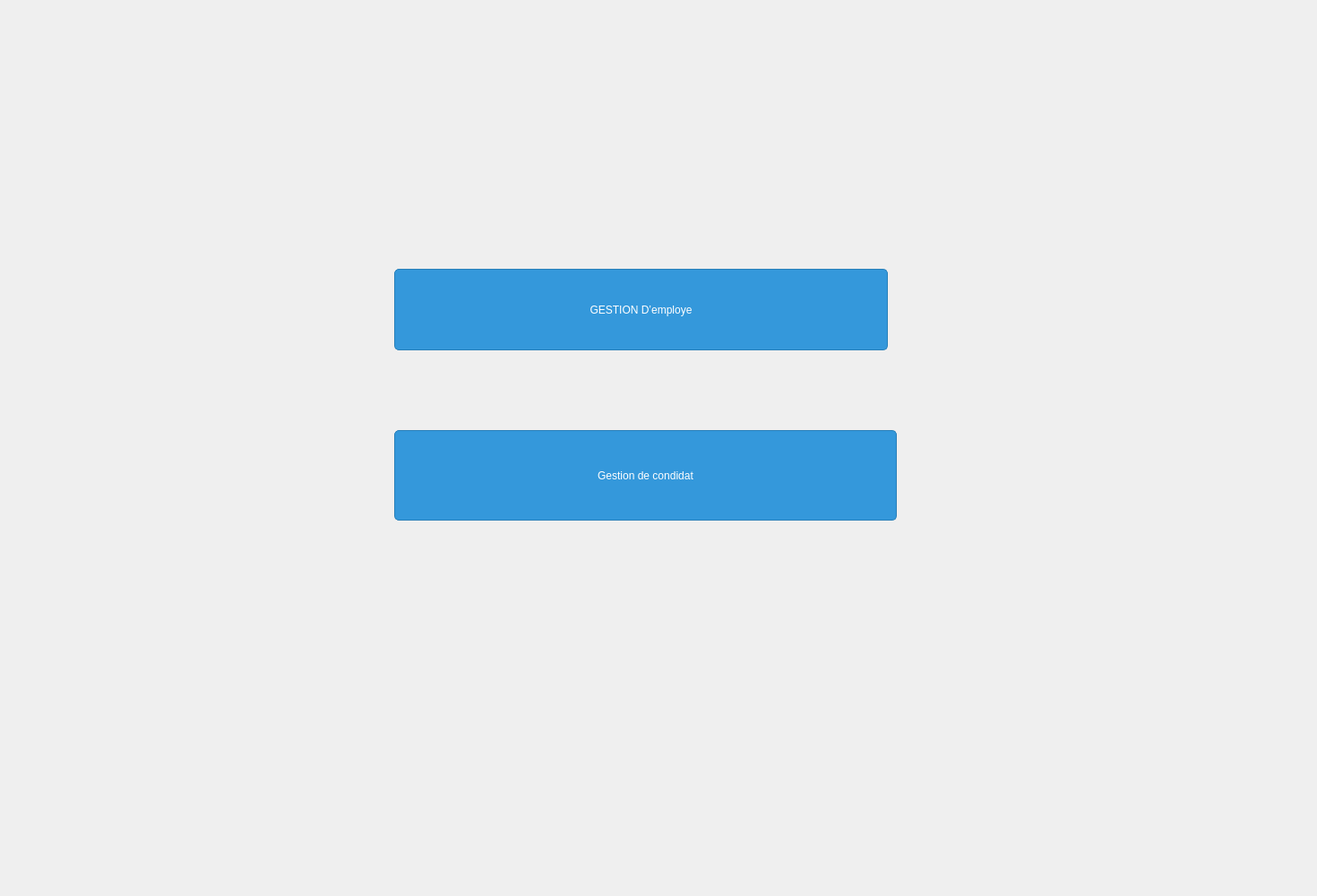
<?xml version="1.0" encoding="UTF-8"?>
<ui version="4.0">
 <class>pagemenu</class>
 <widget class="QDialog" name="pagemenu">
  <property name="geometry">
   <rect>
    <x>0</x>
    <y>0</y>
    <width>1470</width>
    <height>1000</height>
   </rect>
  </property>
  <property name="windowTitle">
   <string>Dialog</string>
  </property>
  <property name="styleSheet">
   <string notr="true"/>
  </property>
  <widget class="QLabel" name="label">
   <property name="geometry">
    <rect>
     <x>-300</x>
     <y>-170</y>
     <width>1871</width>
     <height>1411</height>
    </rect>
   </property>
   <property name="minimumSize">
    <size>
     <width>1871</width>
     <height>0</height>
    </size>
   </property>
   <property name="maximumSize">
    <size>
     <width>1871</width>
     <height>1411</height>
    </size>
   </property>
   <property name="styleSheet">
    <string notr="true">border-image: url(:/img/img/OIP (2).jfif);

/* Style for QLabel */
QLabel {
    color: white; /* Text color for labels to match the overall theme */
    font-size: 16px; /* Adjust font size as needed */
    font-weight: bold; /* Make the text bold if desired */
    margin: 5px; /* Adjust margin as needed */
}QPushButton {
    background-color: #3498db; /* Blue color for buttons */
    border: 1px solid #2980b9; /* Darker blue border */
    border-radius: 5px; /* Smaller border radius for a sleeker look */
    font: 28pt &quot;Bebas Neue&quot;; /* Font style and size */
    padding: 5px 10px; /* Adjusted padding */
    color: white; /* Text color on buttons */
}

QPushButton:hover {
    background-color: #2980b9; /* Darker blue on hover */
    border-color: #1f618d; /* Slightly lighter blue for the border */
}

QPushButton:pressed {
    background-color: #1f618d; /* Even darker blue when pressed */
    border-color: #1a5276; /* Darker blue for the border */
    color: #ecf0f1; /* Light gray color for text when pressed */
}</string>
   </property>
   <property name="text">
    <string/>
   </property>
  </widget>
  <widget class="QPushButton" name="pushButton">
   <property name="geometry">
    <rect>
     <x>440</x>
     <y>300</y>
     <width>551</width>
     <height>91</height>
    </rect>
   </property>
   <property name="styleSheet">
    <string notr="true">QPushButton {
    background-color: #3498db; /* Blue color for buttons */
    border: 1px solid #2980b9; /* Darker blue border */
    border-radius: 5px; /* Smaller border radius for a sleeker look */
    font: 28pt &quot;Bebas Neue&quot;; /* Font style and size */
    padding: 5px 10px; /* Adjusted padding */
    color: white; /* Text color on buttons */
}

QPushButton:hover {
    background-color: #2980b9; /* Darker blue on hover */
    border-color: #1f618d; /* Slightly lighter blue for the border */
}

QPushButton:pressed {
    background-color: #1f618d; /* Even darker blue when pressed */
    border-color: #1a5276; /* Darker blue for the border */
    color: #ecf0f1; /* Light gray color for text when pressed */
}</string>
   </property>
   <property name="text">
    <string>GESTION D’employe</string>
   </property>
  </widget>
  <widget class="QPushButton" name="pushButton_3">
   <property name="geometry">
    <rect>
     <x>440</x>
     <y>480</y>
     <width>561</width>
     <height>101</height>
    </rect>
   </property>
   <property name="styleSheet">
    <string notr="true">QPushButton {
    background-color: #3498db; /* Blue color for buttons */
    border: 1px solid #2980b9; /* Darker blue border */
    border-radius: 5px; /* Smaller border radius for a sleeker look */
    font: 28pt &quot;Bebas Neue&quot;; /* Font style and size */
    padding: 5px 10px; /* Adjusted padding */
    color: white; /* Text color on buttons */
}

QPushButton:hover {
    background-color: #2980b9; /* Darker blue on hover */
    border-color: #1f618d; /* Slightly lighter blue for the border */
}

QPushButton:pressed {
    background-color: #1f618d; /* Even darker blue when pressed */
    border-color: #1a5276; /* Darker blue for the border */
    color: #ecf0f1; /* Light gray color for text when pressed */
}</string>
   </property>
   <property name="text">
    <string>Gestion de condidat</string>
   </property>
  </widget>
  <widget class="QLabel" name="label_nom">
   <property name="geometry">
    <rect>
     <x>1060</x>
     <y>20</y>
     <width>111</width>
     <height>51</height>
    </rect>
   </property>
   <property name="styleSheet">
    <string notr="true">background-color: transparent; border: none;color: white;
font: 22pt &quot;Bebas Neue&quot;;</string>
   </property>
   <property name="text">
    <string/>
   </property>
  </widget>
  <widget class="QLabel" name="label_prenom">
   <property name="geometry">
    <rect>
     <x>1180</x>
     <y>20</y>
     <width>121</width>
     <height>51</height>
    </rect>
   </property>
   <property name="styleSheet">
    <string notr="true">background-color: transparent; border: none;color: white;
font: 22pt &quot;Bebas Neue&quot;;</string>
   </property>
   <property name="text">
    <string/>
   </property>
  </widget>
  <widget class="QLabel" name="label_role">
   <property name="geometry">
    <rect>
     <x>1310</x>
     <y>20</y>
     <width>241</width>
     <height>51</height>
    </rect>
   </property>
   <property name="styleSheet">
    <string notr="true">background-color: transparent; border: none;color: white;
font: 22pt &quot;Bebas Neue&quot;;</string>
   </property>
   <property name="text">
    <string/>
   </property>
  </widget>
 </widget>
 <resources/>
 <connections/>
</ui>
